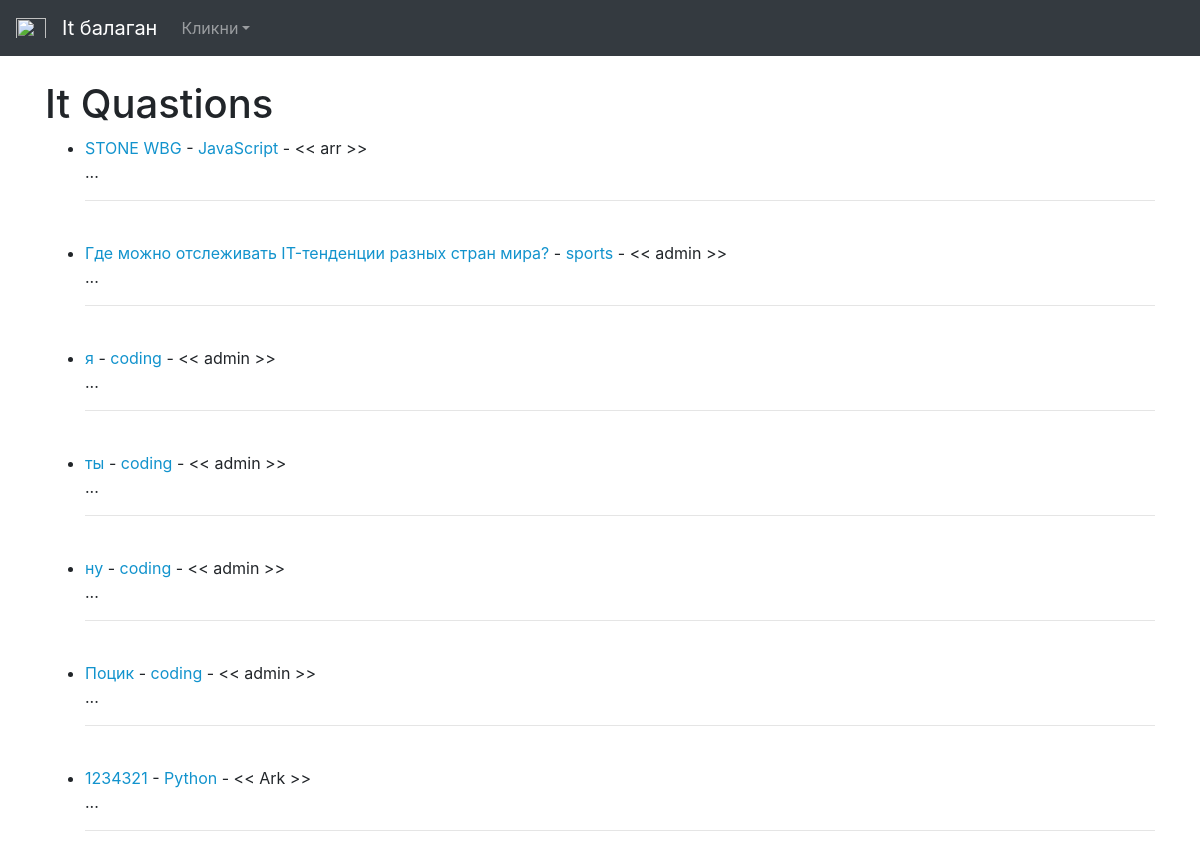
Before: / with the older database file.
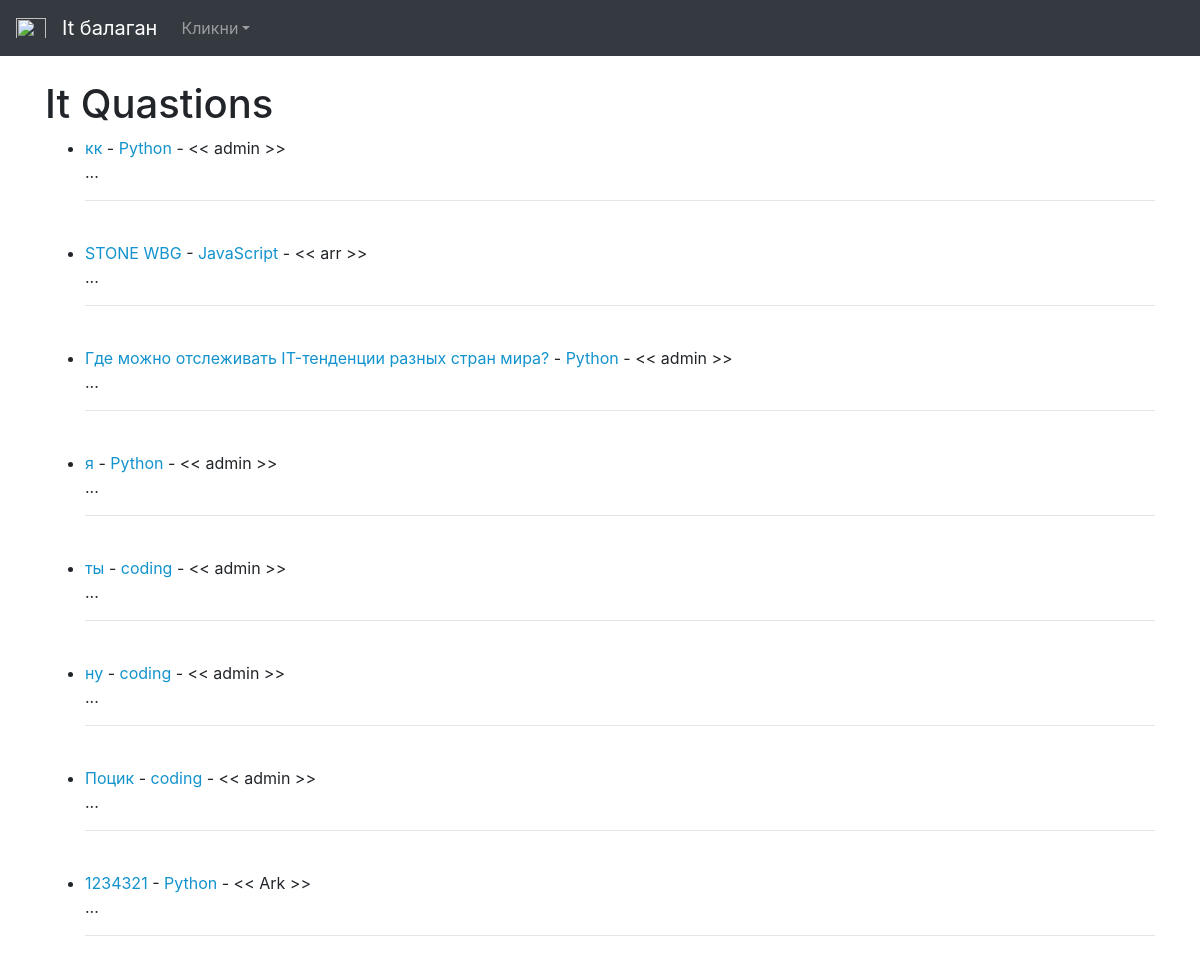
After: the same page with the newer database file.
### theblog/models.py (models this page shows, shortened)
class Post(models.Model):
    title = models.CharField(max_length=120)
    title_tag = models.CharField(max_length=120, default=title)
    author = models.ForeignKey(User, on_delete=models.CASCADE)
    body = RichTextField(blank=True, null=True)
    post_date = models.DateField("Date", default=datetime.date.today)
    category = models.CharField(max_length=120, default='Python')
    snippet = models.CharField(max_length=120, default='...')
    likes = models.ManyToManyField(User, related_name='blog_post')

### theblog/views.py (the view)
# urls.py: path('', HomeView.as_view(), name='home'),
class HomeView(ListView):
    model = Post
    template_name = 'home.html'
    cats = Category.objects.all()
    ordering = ['-post_date']
    def get_context_data(self, *args, **kwargs):
        cat_menu = Category.objects.all()
        context = super(HomeView, self).get_context_data(*args, **kwargs)
        context['cat_menu'] = cat_menu
        return context

### theblog/templates/home.html (shortened to what this page needs)
{% extends 'base.html' %}
{% block content %}
<h1>It Quastions</h1>
<ul>
    {% for post in object_list %}
    <li><a href="{% url 'article_detail' post.pk %}">{{post.title}}</a> - <a
            href="{% url 'category' post.category|slugify%}">{{post.category}}</a>
        - <<
        {{post.author.username}} >>
        <br/>
        {{ post.snippet|truncatechars:100|safe }}
        <hr>
        <br>
    </li>
    {% endfor %}
</ul>
{% endblock %}

### theblog/templates/base.html (shortened to what this page needs)
<!doctype html>
<html lang="en">
<head>
    <link rel="stylesheet" href="https://stackpath.bootstrapcdn.com/bootstrap/4.4.1/css/bootstrap.min.css"
>
</head>
<body>
<nav class="navbar navbar-expand-lg navbar-dark bg-dark">
    <a class="navbar-brand" href="{% url 'home' %}"><img src="https://image.flaticon.com/icons/svg/1753/1753918.svg" width="30" height="30" class="navbar-brand d-inline-block align-top" alt="">It балаган</a>
    <div class="collapse navbar-collapse" id="navbarSupportedContent">
        <ul class="navbar-nav mr-auto">
            <li class="nav-item dropdown">
        <a style="cursor: pointer;" class="nav-link dropdown-toggle" id="navbarDropdown" role="button" data-toggle="dropdown" aria-haspopup="true" aria-expanded="false">Кликни</a>
      </li>
      </ul>
    </div>
</nav>
<br>
<div class="container">
    {% block content %}
    {% endblock %}
</div>
</body>
</html>

### theblog/templates/base.html (style rules this page uses)
a { color: #1293cd; text-decoration: none; background-color: transparent; text-align: center; }

Changed rows visible on the page:
added Post: title "кк", category "Python", author.username "admin", snippet "..."
changed Post "Где можно отслеживать IT-тенденции разных стран мира?": category "sports" → "Python"
changed Post (number 4 of 8 on the later page): category "coding" → "Python"
